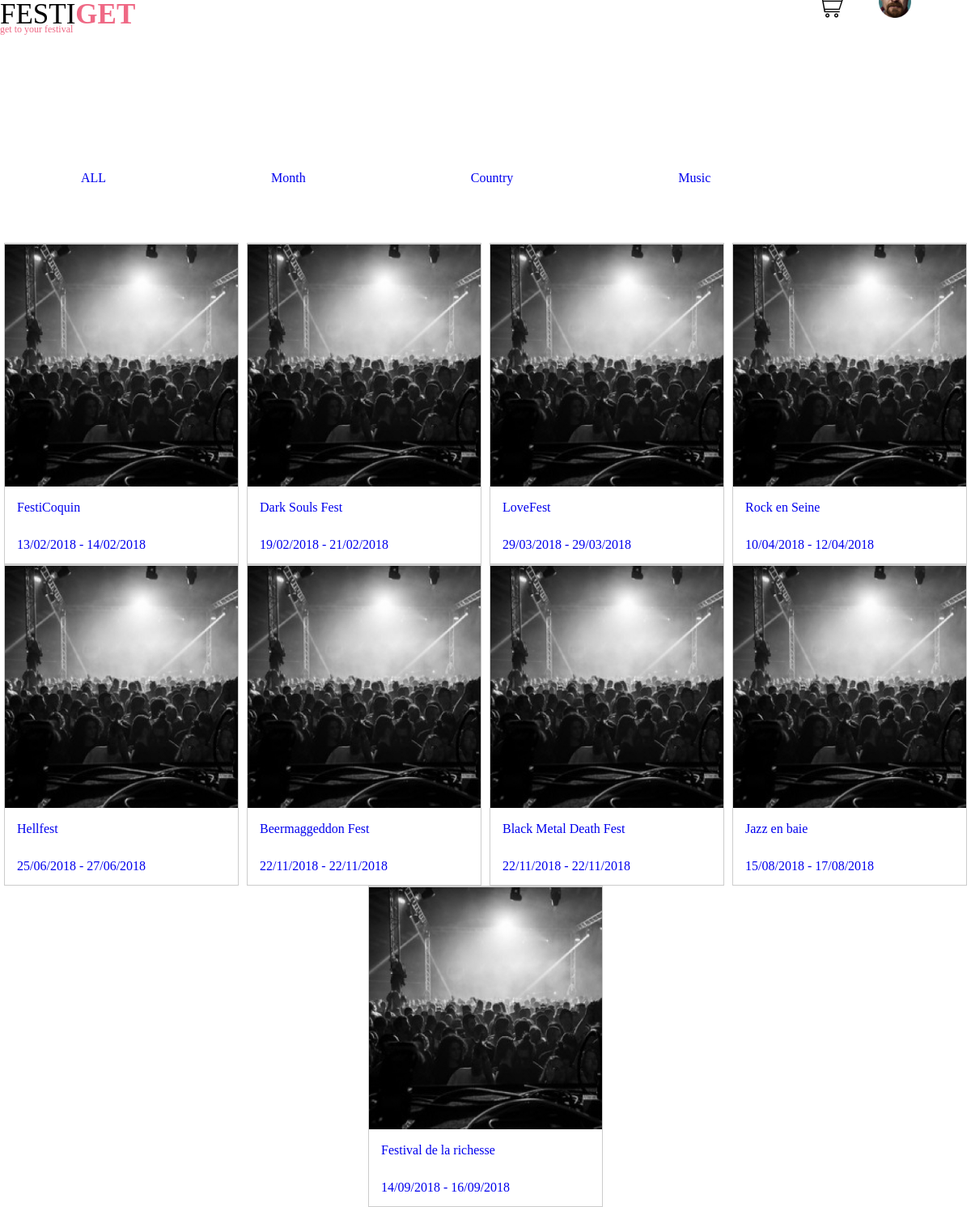
The app's page /home.php with its own data.
### tables this page shows
CREATE TABLE `fest` (
  `id` int(11) NOT NULL AUTO_INCREMENT,
  `name` varchar(255) NOT NULL,
  `place` varchar(255) NOT NULL,
  `start` varchar(255) NOT NULL,
  `end` varchar(255) NOT NULL,
  `description` text NOT NULL,
  `ticket_count_d1` int(11) NOT NULL,
  `ticket_count_d2` int(11) NOT NULL,
  `ticket_count_d3` int(11) NOT NULL,
  `ticket_price_d1` int(11) NOT NULL,
  `ticket_price_d2` int(11) NOT NULL,
  `ticket_price_d3` int(11) NOT NULL,
  PRIMARY KEY (`id`),
  UNIQUE KEY `id` (`id`)
);

### home.php (the view, shortened to what this page needs)
<?php
require_once "connection.php";
$data_fetcher = $connection->prepare("
SELECT
  `id`,
  `name`,
  `place`,
  `start`,
  `end`
FROM
  `fest`");
$data_fetcher->execute();
$data = $data_fetcher->fetchAll();
?>
<!DOCTYPE html>
<html>
    <head>
            <link rel="stylesheet" href="assets/css/home.css">
            <link rel="stylesheet" href="assets/css/flexboxgrid.min.css">
            <link rel="stylesheet" href="assets/css/reset.css">
    </head>
    <body>
        <header>
            <section class="homePage">
                <div class="hearderLogo">
                    <h1 class="H1">FESTI<span class="Getcolor">GET</span></h1>
                    <h2 class="H2">get to your festival</h2>
                    <div class="headerRight">
                        <ul class="headerRightList">
                            <li class="headerRightListItem"><img class="Cadi"src="img/Cadi.png" alt=""></li>
                            <li class="headerRightListItem"> <img class="PP" src="img/PP.png" alt=""></li>
                        </ul>
                    </div>
                    <div class="menu">
                        <ul class="menuList">
                            <li class="menuListItem"><a href="#"> <span class="Itemcolor">ALL</span> </a> </li>
                            <li class="menuListItem"><a href="#"> <span class="Itemcolor">Month</span></a></li>
                            <li class="menuListItem"><a href="#"> <span class="Itemcolor">Country</span> </a></li>
                            <li class="menuListItem"><a href="#"> <span class="Itemcolor">Music</span> </a></li>
                        </ul>
                    </div>
                </div>
            </section>
            <section class="festivalGallery">
            <?php
            $i = 0;
            while (isset($data[$i])) {
                echo "<a class='Gallery' href='product.php?id=" . $data[$i]["id"] . "'>";
                echo "<img class='GalleryContent' src='img/Festival1.jpg'>";
                echo "<div class='desc'>" . $data[$i]["name"] . "</div>";
                echo "<div class='desc'>" . $data[$i]["start"] . " - " . $data[$i]["end"] . "</div>";
                echo "</a>";
                $i++;
            }
            ?>
            </section>
        </header>
    </body>
</html>

### assets/css/home.css (style rules this page uses)
body { font-family:'futura', sans-serif; }
.homePage { width: 98vw; height: 100px; position: relative; }
.H1 { font-size: 35px; margin-bottom: 10px; }
.Getcolor { color: #EF6985; font-weight: bold; }
.H2 { margin-top: -15px; font-weight: lighter; font-size: 12px; color: #EF6985; }
.headerRight { margin-top: -80px; margin-right: 30px }
.headerRightList { display: block; float: right; justify-content: space-between; }
.headerRightListItem { display: inline-block; margin: 20px; }
.Cadi { margin-left: 20px; width: 30px; }
.PP { width: 40px; }
.menu { height: 30px; margin-top: 150px; }
.menuList { display: block; }
.menuListItem { display: inline-block; margin: 100px; text-decoration: none; }
.festivalGallery { display: flex; flex-wrap: wrap; margin-top: 200px; width: 100%; }
.Gallery { margin: auto; border: 1px solid #ccc; width: 24%; }
.GalleryContent { width: 100%; height: 300px; }
.desc { padding: 15px; text-align: }

### records on screen
fest: name "FestiCoquin", start "13/02/2018", end "14/02/2018"
fest: name "Dark Souls Fest", start "19/02/2018", end "21/02/2018"
fest: name "LoveFest", start "29/03/2018", end "29/03/2018"
fest: name "Rock en Seine", start "10/04/2018", end "12/04/2018"
fest: name "Hellfest", start "25/06/2018", end "27/06/2018"
fest: name "Beermaggeddon Fest", start "22/11/2018", end "22/11/2018"
fest: name "Black Metal Death Fest", start "22/11/2018", end "22/11/2018"
fest: name "Jazz en baie", start "15/08/2018", end "17/08/2018"
fest: name "Festival de la richesse", start "14/09/2018", end "16/09/2018"
